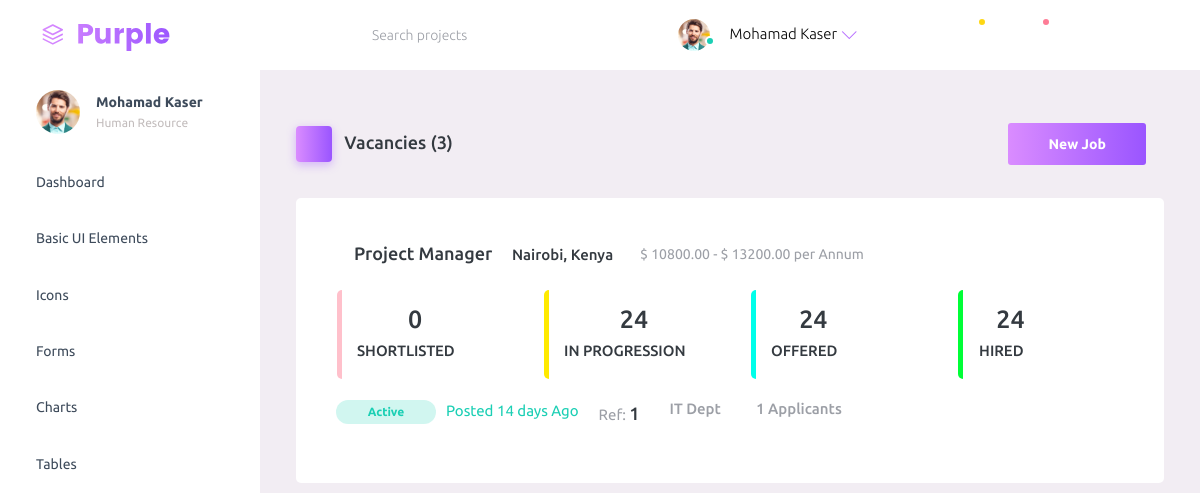
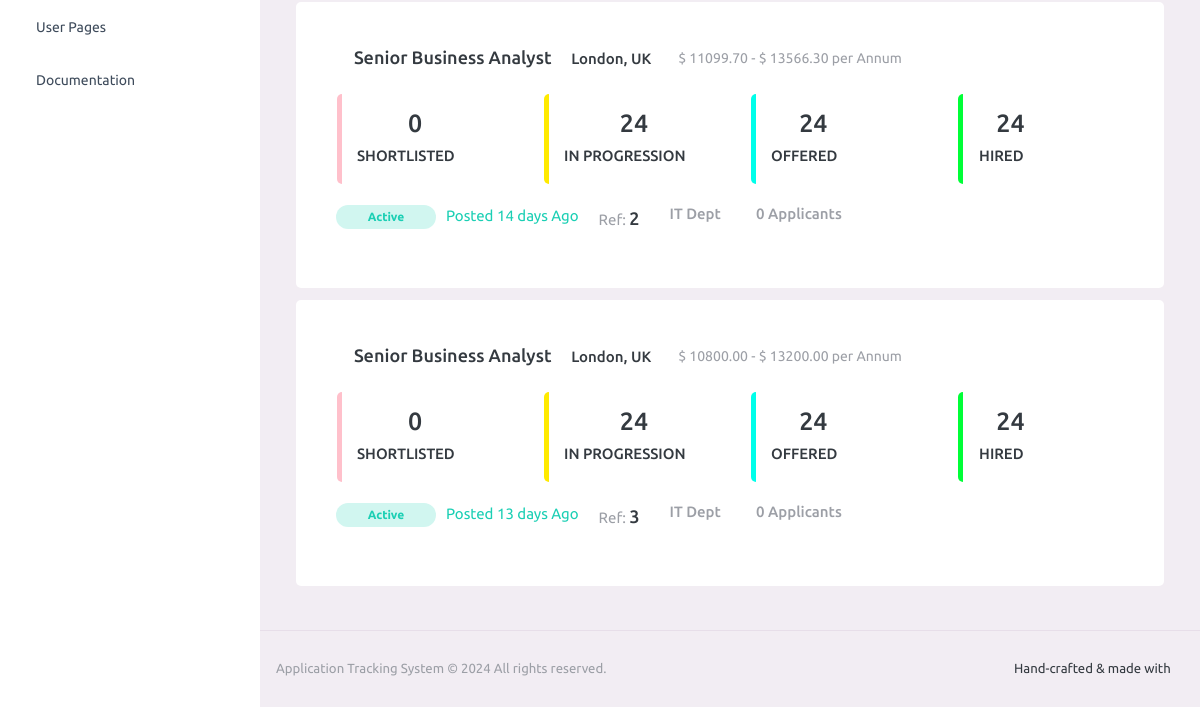
The app's page /, older data (2 pictures, top to bottom).
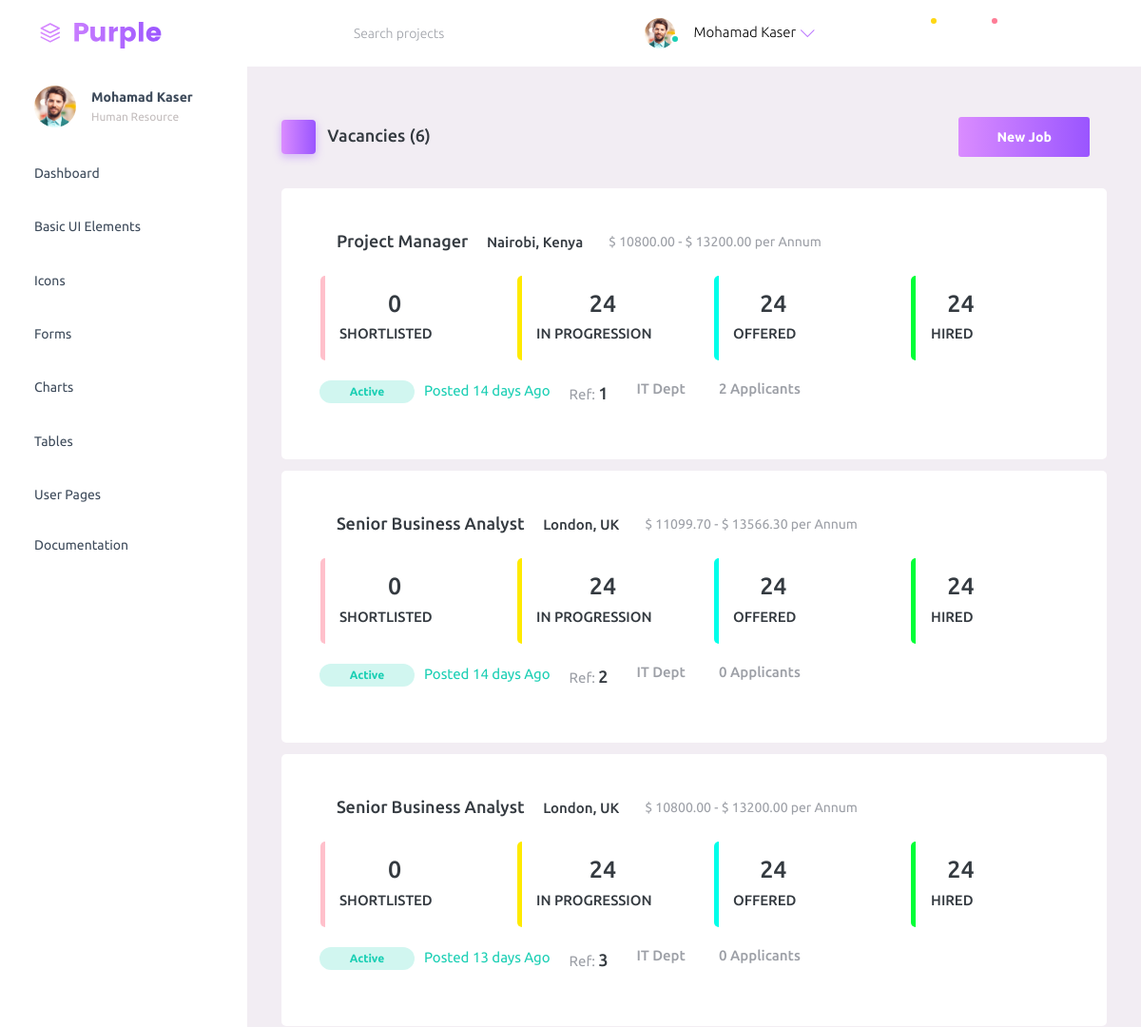
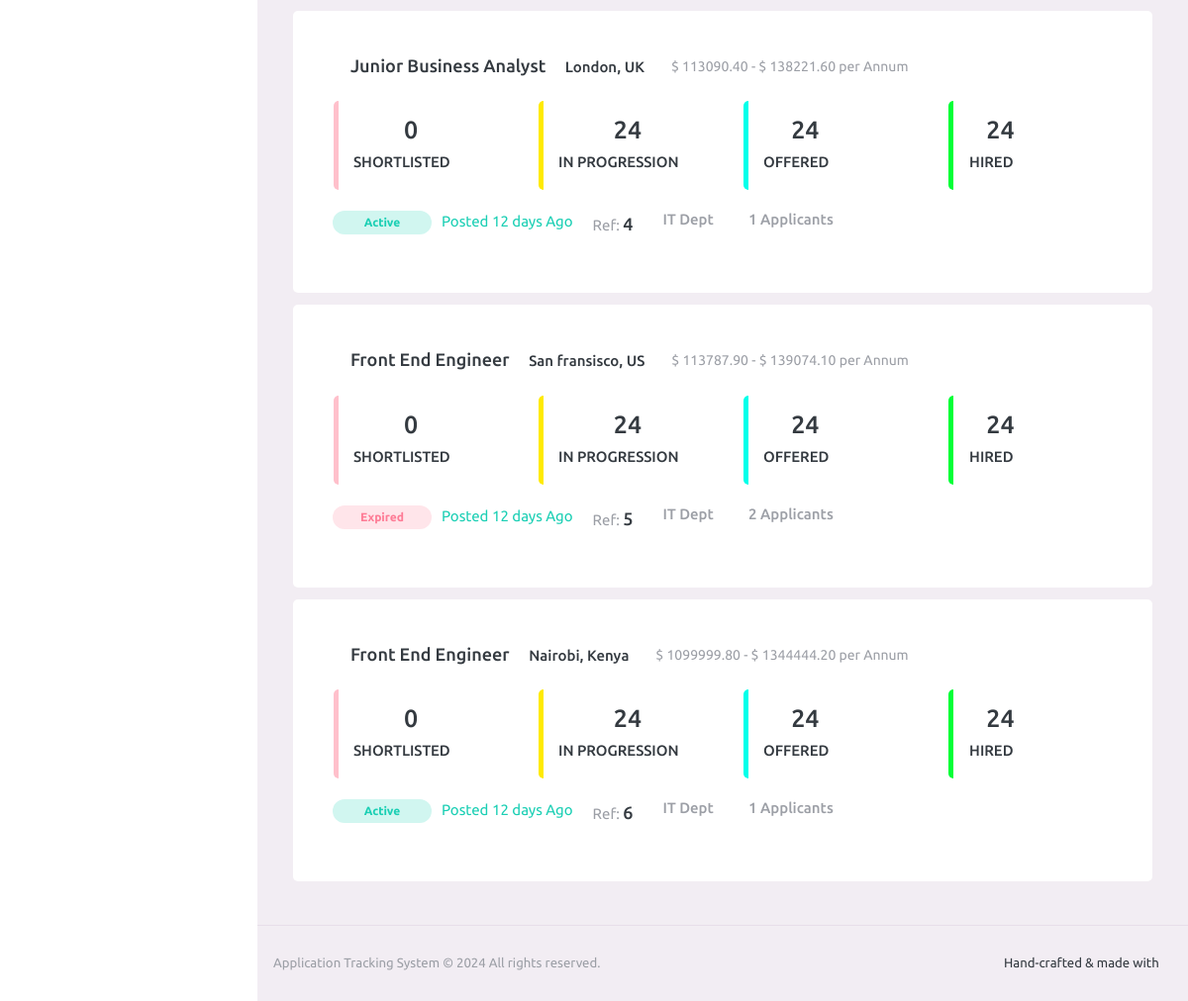
The same page, newer data (2 pictures, top to bottom).
### HumanResource/models.py (models this page shows, shortened)
class Job(models.Model):
    job_title = models.CharField(max_length=100, null=False)
    department = models.CharField(max_length=50, choices=departments)
    salary = models.IntegerField()
    location = models.CharField(max_length=100, choices=locations)
    introduction = models.CharField(max_length=220)
    brief_posting_description = models.CharField(max_length=400)
    responsibilities = models.CharField(max_length=3000)
    qualifications = models.CharField(max_length=1500)
    is_active = models.BooleanField(default=True)
    date_posted = models.DateField(auto_now_add=True)

### HumanResource/views.py (the view)
# urls.py: 2. Add a URL to urlpatterns:  path('', views.home, name='home')
def home(request):
    jobs = Job.objects.all()
    job_data = {}
    for j in jobs:
        lower_bound = j.salary * 0.9
        upper_bound = j.salary * 1.1
        posted = (datetime.datetime.today().date() - j.date_posted).days
        applicants = j.applicants.all().count()
        shortlisted = j.shortlist.all().count()
        job_data[j.id] = {
            'job': j,
            'lower_bound': f"{lower_bound:.2f}",
            'upper_bound': f"{upper_bound:.2f}",
            'posted': posted,
            'applicants': applicants,
            'shortlisted': shortlisted
        }
    return render(request, 'app/hr_dashboard.html', {'job_data': job_data, 'total_jobs': Job.objects.all().count()})

### HumanResource/templates/app/hr_dashboard.html (shortened to what this page needs)
{% extends 'app/index.html' %}
{% load static %}
{% block body %}
<div class="page-header">
    <h3 class="page-title">
        <span class="page-title-icon bg-gradient-primary text-white me-2">
            <i class="mdi mdi-home"></i>
        </span> Vacancies ({{ total_jobs }})
    </h3>
    <nav aria-label="breadcrumb">
        <ul class="breadcrumb">
            <li class="breadcrumb-item" aria-current="page">
                <a class="btn btn-gradient-primary btn-md" href="{% url 'new-job' %}">New Job</a>
            </li>
        </ul>
    </nav>
</div>
{% if job_data %}
{% for job_id, data in job_data.items %}
<div class="row" style="margin-top: 12px;">
        <div class="col-12 grid margin">
        <div class="card">
            <div class="card-body">
                <div class="row">
                    <div class="d-flex flex-row">
                        <h4 class="card-title"> <i class="mdi mdi-checkbox-marked-outline text-success" style="font-size: 23px;"></i>{{ data.job.job_title }}</h4>
                        <h6 style="margin: 8px;"><i class="mdi mdi-map-marker-outline"></i>{{ data.job.location }}</h6>
                        <small class="text-muted" style="margin: 8px;"><i class="mdi mdi-cash-multiple"></i>$ {{ data.lower_bound }} - $ {{ data.upper_bound}} per Annum</small>
                    </div>
                </div>
                <div class="row">
                    <div class="col-md-3 stretch-card grid-margin">
                        <a class="btn" href="{% url 'shortlist' data.job.id %}" style="padding: 0px !important;">
                            <div class="card" style="border-left: 5px solid pink; margin-top: 10px;">
                                <div class="card-body" style="padding: 15px;">
                                    <h3>
                                        <i class="mdi mdi-account-multiple-outline" style="color: pink;"></i>
                                        {{ data.shortlisted }}
                                    </h3>
                                    <div class="metric-value d-inline-block">
                                        <h6 class="mb-1">SHORTLISTED</h6>
                                    </div>
                                </div>
                            </div>
                        </a>
                    </div>
                    <div class="col-md-3 stretch-card grid-margin">
                        <a class="btn" href="#" style="padding: 0px !important;">
                            <div class="card" style="border-left: 5px solid rgb(255, 234, 0); margin-top: 10px;">
                                <div class="card-body" style="padding: 15px;">
                                    <h3>
                                        <i class="mdi mdi-account-multiple-outline" style="color: rgb(255, 234, 0);"></i>
                                        24
                                    </h3>
                                    <div class="metric-value d-inline-block">
                                        <h6 class="mb-1">IN PROGRESSION</h6>
                                    </div>
                                </div>
                            </div>
                        </a>
                    </div>
                    <div class="col-md-3 stretch-card grid-margin">
                        <a class="btn" href="#" style="padding: 0px !important;">
                            <div class="card" style="border-left: 5px solid rgb(0, 255, 234); margin-top: 10px;">
                                <div class="card-body" style="padding: 15px;">
                                    <h3>
                                        <i class="mdi mdi-account-multiple-outline" style="color: rgb(0, 255, 234);"></i>
                                        24
                                    </h3>
                                    <div class="metric-value d-inline-block">
                                        <h6 class="mb-1">OFFERED</h6>
                                    </div>
                                </div>
                            </div>
                        </a>
                    </div>
                    <div class="col-md-3 stretch-card grid-margin">
                        <a class="btn" href="#" style="padding: 0px !important;">
                            <div class="card" style="border-left: 5px solid rgb(0, 255, 55); margin-top: 10px;">
                                <div class="card-body" style="padding: 15px;">
                                    <h3>
                                        <i class="mdi mdi-account-multiple-outline" style="color: rgb(0, 255, 55);"></i>
                                        24
                                    </h3>
                                    <div class="metric-value d-inline-block">
                                        <h6 class="mb-1">HIRED</h6>
                                    </div>
                                </div>
                            </div>
                        </a>
                    </div>
                </div>
                <div class="row">
                    <div class="stretch-card" style="margin-top: -20px;">
                        {% if data.job.is_active %}
                        <a class="btn btn-inverse-success btn-rounded btn-md"
                        style="height: 24px !important; padding: 5px !important; width: 100px !important; font-size: 12px;" href="{% url 'edit-job' data.job.id %}">Active</a>
                        {% else %}
                        <a class="btn btn-inverse-danger btn-rounded btn-md"
                        style="height: 24px !important; padding: 5px !important; width: 100px !important; font-size: 12px;" href="{% url 'edit-job' data.job.id %}">Expired</a>
                        {%  endif %}
                        {% if data.posted > 0 %}
                        <p class="text-success" style="margin-left: 10px;">Posted {{ data.posted }} days Ago</p>
                        {% else %}
                        <p class="text-success" style="margin-left: 10px;">Posted today</p>
                        {% endif %}
                        <p class="text-muted" style="margin-left: 20px;">Ref: <span class="card-title">{{ data.job.id }}</span></p>
                        <h6 class="text-muted" style="margin-left: 30px;">{{ data.job.department }} Dept</h6>
                        <h6 class="text-muted" style="margin-left: 20px;"><i class="mdi mdi-account"></i> {{ data.applicants }} Applicants</h6>
                    </div>
                </div>
            </div>
        </div>
    </div>
</div>
{% endfor %}
{% else %}
<div class="row">
    <h4 class="card-title">No jobs are available</h4>
</div>
{% endif %}
{% endblock %}

### HumanResource/templates/app/index.html (shortened to what this page needs)
<!DOCTYPE html>
{% load static %}
<html lang="en">
  <head>
    <link rel="stylesheet" href="{% static 'assets/vendors/mdi/css/materialdesignicons.min.css' %}">
    <link rel="stylesheet" href="{% static 'assets/vendors/ti-icons/css/themify-icons.css' %}">
    <link rel="stylesheet" href="{% static 'assets/vendors/css/vendor.bundle.base.css' %}">
    <link rel="stylesheet" href="{% static 'assets/vendors/font-awesome/css/font-awesome.min.css' %}">
    <link rel="stylesheet" href="{% static 'assets/vendors/font-awesome/css/font-awesome.min.css' %}"/>
    <link rel="stylesheet" href="{% static 'assets/vendors/bootstrap-datepicker/bootstrap-datepicker.min.css' %}">
    <link rel="stylesheet" href="{% static 'assets/vendors/select2/select2.min.css' %}">
    <link rel="stylesheet" href="{% static 'assets/vendors/select2-bootstrap-theme/select2-bootstrap.min.css' %}">
    <link rel="stylesheet" href="{% static 'assets/css/style.css' %}">
  </head>
  <body>
    <div class="container-scroller">
       {% include 'partials/_navbar.html' %}
      <div class="container-fluid page-body-wrapper">
         {% include 'partials/_sidebar.html' %}
        <div class="main-panel">
          <div class="content-wrapper">
            {% block body %}
            {% endblock %}
          </div>
          {% include 'partials/_footer.html' %}
        </div>
      </div>
    </div>
  </body>
</html>

### HumanResource/templates/partials/_navbar.html (shortened to what this page needs)
{% load static %}
<nav class="navbar default-layout-navbar col-lg-12 col-12 p-0 fixed-top d-flex flex-row">
    <div class="text-center navbar-brand-wrapper d-flex align-items-center justify-content-start">
      <a class="navbar-brand brand-logo" href="#"><img src="{% static 'assets/images/logo.svg' %}" alt="logo" /></a>
    </div>
    <div class="navbar-menu-wrapper d-flex align-items-stretch">
      <button class="navbar-toggler navbar-toggler align-self-center" type="button" data-toggle="minimize">
        <span class="mdi mdi-menu"></span>
      </button>
      <div class="search-field d-none d-md-block">
        <form class="d-flex align-items-center h-100" action="#">
          <div class="input-group">
            <div class="input-group-prepend bg-transparent">
              <i class="input-group-text border-0 mdi mdi-magnify"></i>
            </div>
            <input type="text" class="form-control bg-transparent border-0" placeholder="Search projects">
          </div>
        </form>
      </div>
      <ul class="navbar-nav navbar-nav-right">
        <li class="nav-item nav-profile dropdown">
          <a class="nav-link dropdown-toggle" id="profileDropdown" href="#" data-bs-toggle="dropdown" aria-expanded="false">
            <div class="nav-profile-img">
              <img src="{% static 'assets/images/faces/face1.jpg' %}" alt="image">
              <span class="availability-status online"></span>
            </div>
            <div class="nav-profile-text">
              <p class="mb-1 text-black">Mohamad Kaser</p>
            </div>
          </a>
        </li>
        <li class="nav-item d-none d-lg-block full-screen-link">
          <a class="nav-link">
            <i class="mdi mdi-fullscreen" id="fullscreen-button"></i>
          </a>
        </li>
        <li class="nav-item dropdown">
          <a class="nav-link count-indicator dropdown-toggle" id="messageDropdown" href="#" data-bs-toggle="dropdown" aria-expanded="false">
            <i class="mdi mdi-email-outline"></i>
            <span class="count-symbol bg-warning"></span>
          </a>
        </li>
        <li class="nav-item dropdown">
          <a class="nav-link count-indicator dropdown-toggle" id="notificationDropdown" href="#" data-bs-toggle="dropdown">
            <i class="mdi mdi-bell-outline"></i>
            <span class="count-symbol bg-danger"></span>
          </a>
        </li>
        <li class="nav-item nav-logout d-none d-lg-block">
          <a class="nav-link" href="#">
            <i class="mdi mdi-power"></i>
          </a>
        </li>
        <li class="nav-item nav-settings d-none d-lg-block">
          <a class="nav-link" href="#">
            <i class="mdi mdi-format-line-spacing"></i>
          </a>
        </li>
      </ul>
    </div>
  </nav>

### HumanResource/templates/partials/_sidebar.html (shortened to what this page needs)
{% load static %}
<nav class="sidebar sidebar-offcanvas" id="sidebar">
    <ul class="nav">
      <li class="nav-item nav-profile">
        <a href="#" class="nav-link">
          <div class="nav-profile-image">
            <img src="{% static 'assets/images/faces/face1.jpg' %}" alt="profile" />
          </div>
          <div class="nav-profile-text d-flex flex-column">
            <span class="font-weight-bold mb-2">Mohamad Kaser</span>
            <span class="text-secondary text-small">Human Resource</span>
          </div>
          <i class="mdi mdi-bookmark-check text-success nav-profile-badge"></i>
        </a>
      </li>
      <li class="nav-item">
        <a class="nav-link" href="#">
          <span class="menu-title">Dashboard</span>
          <i class="mdi mdi-home menu-icon"></i>
        </a>
      </li>
      <li class="nav-item">
        <a class="nav-link" data-bs-toggle="collapse" href="#ui-basic" aria-expanded="false" aria-controls="ui-basic">
          <span class="menu-title">Basic UI Elements</span>
          <i class="menu-arrow"></i>
          <i class="mdi mdi-crosshairs-gps menu-icon"></i>
        </a>
      </li>
      <li class="nav-item">
        <a class="nav-link" data-bs-toggle="collapse" href="#icons" aria-expanded="false" aria-controls="icons">
          <span class="menu-title">Icons</span>
          <i class="mdi mdi-contacts menu-icon"></i>
        </a>
      </li>
      <li class="nav-item">
        <a class="nav-link" data-bs-toggle="collapse" href="#forms" aria-expanded="false" aria-controls="forms">
          <span class="menu-title">Forms</span>
          <i class="mdi mdi-format-list-bulleted menu-icon"></i>
        </a>
      </li>
      <li class="nav-item">
        <a class="nav-link" data-bs-toggle="collapse" href="#charts" aria-expanded="false" aria-controls="charts">
          <span class="menu-title">Charts</span>
          <i class="mdi mdi-chart-bar menu-icon"></i>
        </a>
      </li>
      <li class="nav-item">
        <a class="nav-link" data-bs-toggle="collapse" href="#tables" aria-expanded="false" aria-controls="tables">
          <span class="menu-title">Tables</span>
          <i class="mdi mdi-table-large menu-icon"></i>
        </a>
      </li>
      <li class="nav-item">
        <a class="nav-link" data-bs-toggle="collapse" href="#auth" aria-expanded="false" aria-controls="auth">
          <span class="menu-title">User Pages</span>
          <i class="menu-arrow"></i>
          <i class="mdi mdi-lock menu-icon"></i>
        </a>
      </li>
      <li class="nav-item">
        <a class="nav-link" href="#" target="_blank">
          <span class="menu-title">Documentation</span>
        </a>
      </li>
    </ul>
  </nav>

### HumanResource/templates/partials/_footer.html
{% load static %}
<footer class="footer">
    <div class="d-sm-flex justify-content-center justify-content-sm-between">
      <span class="text-muted text-center text-sm-left d-block d-sm-inline-block">Application Tracking System &copy; <script type="text/javascript">document.write(new Date().getFullYear());</script> All rights reserved.</span>
      <span class="float-none float-sm-right d-block mt-1 mt-sm-0 text-center">Hand-crafted & made with <i class="mdi mdi-heart text-danger"></i></span>
    </div>
  </footer>

Row changes from the older to the newer data that the page shows:
computed for Job "Project Manager": applicants "1" → "2"
added Job: job.job_title "Junior Business Analyst", job.location "London, UK", lower_bound "113090.40", upper_bound "138221.60", shortlisted "0", shows "Active", posted "12", job.id "4", job.department "IT", applicants "1"
added Job: job.job_title "Front End Engineer", job.location "San fransisco, US", lower_bound "113787.90", upper_bound "139074.10", shortlisted "0", shows "Expired", posted "12", job.id "5", job.department "IT", applicants "2"
added Job: job.job_title "Front End Engineer", job.location "Nairobi, Kenya", lower_bound "1099999.80", upper_bound "1344444.20", shortlisted "0", shows "Active", posted "12", job.id "6", job.department "IT", applicants "1"
Text that changed along with them:
{{ total_jobs }}: "3" → "6"
